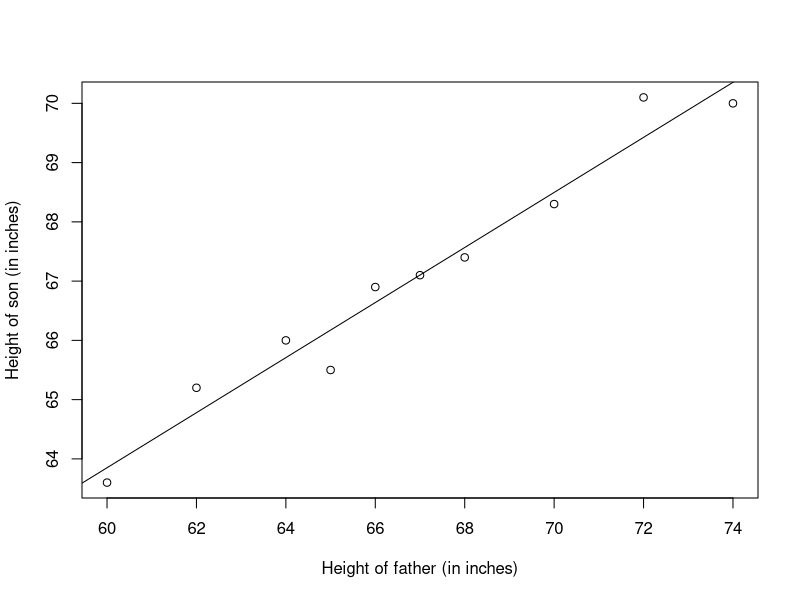

The R source for this figure:
## Fir calculating confidence interval for specific value of all males
## whose fathers are 68 inches tall

HFather <- c(60,62,64,65,66,67,68,70,72,74)
HSon <- c(63.6,65.2,66,65.5,66.9,67.1,67.4,68.3,70.1,70)
fit <- lm(HSon~HFather)
plot(HFather,HSon,xlab="Height of father (in inches)",ylab="Height of son (in inches)")
abline(fit)
summary(fit)

SXX <- sum((HFather-mean(HFather))^2)
SYY <- sum((HSon-mean(HSon))^2)
SXY <- sum((HFather-mean(HFather))*(HSon-mean(HSon)))
SSR <- sum((fitted(fit)-HSon)^2)

n <- 10
xbar <- mean(HFather)
xzero <- 68
TS <- sqrt(1/n + (xzero-xbar)^2/SXX)*sqrt(SSR/(n-2))

LL <- coefficients(fit)[1] + coefficients(fit)[2]*xzero + TS*qt(0.025,n-2)

UL <- coefficients(fit)[1] + coefficients(fit)[2]*xzero - TS*qt(0.025,n-2)

LL
UL